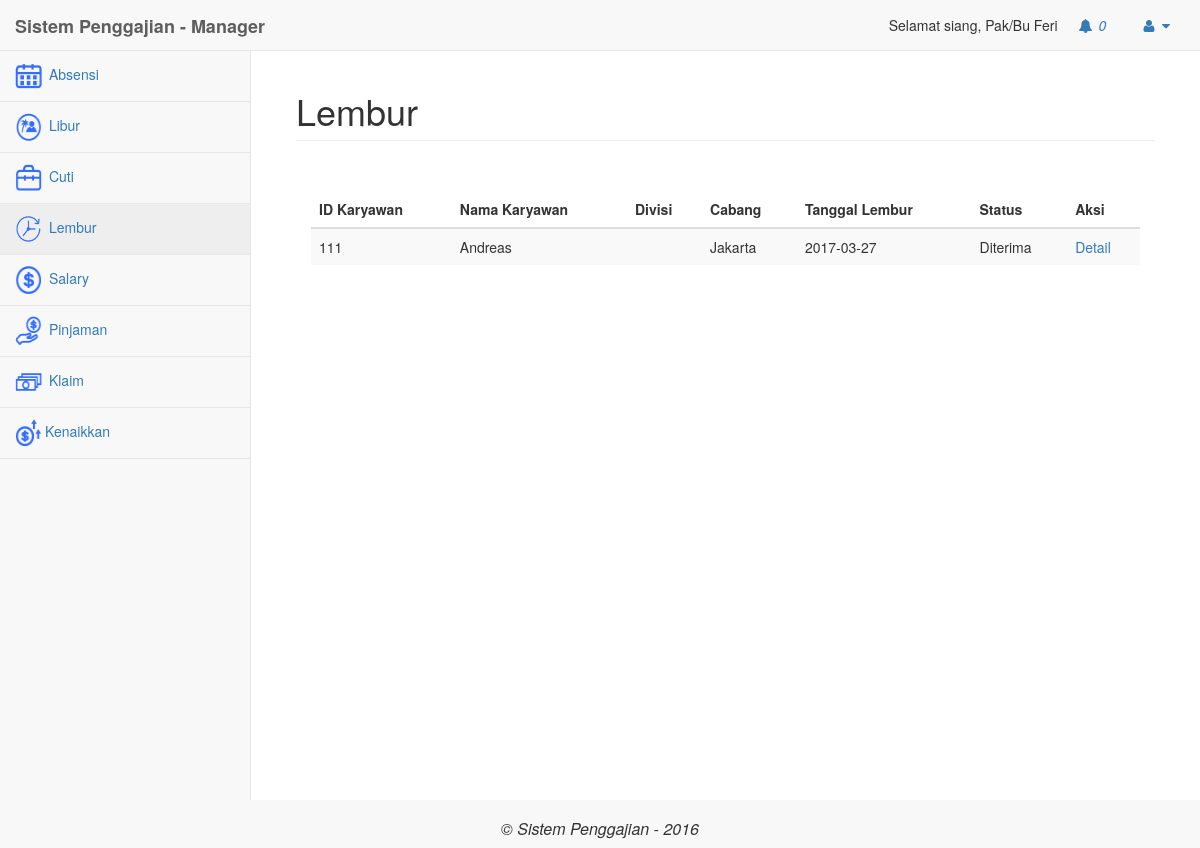
Page /manager/index.php?modul=lembur (signed in) on the committed database.
### tables this page shows
CREATE TABLE `user` (
  `Id_User` int(11) NOT NULL,
  `Email` varchar(50) NOT NULL,
  `Password` varchar(30) NOT NULL,
  `Tgl_Lahir` date NOT NULL,
  `Nama` text NOT NULL,
  `status` varchar(20) NOT NULL,
  `Tgl_Join` date NOT NULL,
  `Jabatan` varchar(20) NOT NULL,
  `id_divisi` int(11) NOT NULL,
  `no_rekening` varchar(20) NOT NULL,
  `cabang` varchar(50) NOT NULL,
  `Level` int(11) NOT NULL,
  `gaji_pokok` int(11) NOT NULL,
  `tipe` varchar(50) NOT NULL,
  `tanggungan` int(3) NOT NULL
);

CREATE TABLE `lembur` (
  `id` int(11) NOT NULL,
  `id_karyawan` int(11) NOT NULL,
  `id_divisi` int(11) NOT NULL,
  `cabang` varchar(50) NOT NULL,
  `level` int(2) NOT NULL,
  `tanggal` date NOT NULL,
  `periode` varchar(50) NOT NULL,
  `tipe` varchar(20) NOT NULL,
  `uraian` text NOT NULL,
  `status` varchar(20) NOT NULL
);

### manager/mod_lembur/lembur.php (the view, shortened to what this page needs)
<?php
	if(isset($_GET['act'])){
		$act = $_GET['act'];
	}else{
		$act="";
	}
require_once("../config/koneksi.php");
	switch($act){
		default:?>
			<div class="panel-body">
				<div class="table-responsive">
					<table class="table table-striped">
						<thead>
						<tr>
							<th>ID Karyawan</th>
							<th>Nama Karyawan</th>
							<th>Divisi</th>
							<th>Cabang</th>
							<th>Tanggal Lembur</th>
							<th>Status</th>
							<th>Aksi</th>
						</tr>
						</thead>
						<tbody>
			<?php
							$query = "SELECT * FROM lembur order by id";
							$hasil = mysqli_query($k, $query);
							while ($b = mysqli_fetch_assoc($hasil)){
								$query2 = mysqli_query($k,"SELECT * FROM user where Id_User = '".$b['id_karyawan']."'");
								$data_karyawan =  mysqli_fetch_assoc($query2);
							?>
								<tr>
									<td>
										<?php echo $b['id_karyawan']; ?>
									</td>
									<td>
										<?php echo $data_karyawan['Nama'];?>
									</td>
									<td>
									</td>
									<td>
										<?php echo $data_karyawan['cabang'];?>
									</td>
									<td>
										<?php echo $b['tanggal']; ?>
									</td>
									<td>
										<?php echo $b['status']; ?>
									</td>
									<td><a href="?modul=lembur&act=detailLembur&id=<?php echo $b['id']; ?>">Detail</a></td>
								</tr>
						<?php
							}
						?>
							</tbody>
					</table>
				</div>
			</div>
	<?php
	break;
	}
?>

### manager/index.php (shortened to what this page needs)
<?php
if(isset($_SESSION['login']) && $_SESSION['login'] == true){
	?>
	<?php
	require_once("../config/koneksi.php");
	$sql ="SELECT * FROM user WHERE Id_User=$_SESSION[id_karyawan]";
	$hasil2 = mysqli_query($k, $sql);
	$nama = mysqli_fetch_assoc($hasil2);
?>
<!DOCTYPE html>
<html lang="en">
<head>
    <link href="../libs/bower_components/bootstrap/dist/css/bootstrap.min.css" rel="stylesheet">
    <link href="../libs/bower_components/metisMenu/dist/metisMenu.min.css" rel="stylesheet">
    <link href="../libs/dist/css/sb-admin-2.css" rel="stylesheet">
    <link href="../libs/bower_components/font-awesome/css/font-awesome.min.css" rel="stylesheet" type="text/css">
</head>
<body>
<?php
	$sql_notifikasi1 = mysqli_query($k,"SELECT * FROM notifikasi WHERE level = '1' AND isRead = 'n'");
?>
    <div id="wrapper">
        <nav class="navbar navbar-default navbar-static-top" role="navigation" style="margin-bottom: 0">
            <div class="navbar-header">
                <a class="navbar-brand" href="index.php"><b>Sistem Penggajian - Manager</b></a>
            </div>
            <ul class="nav navbar-top-links navbar-right">
				<?php echo "Selamat siang, Pak/Bu ".$nama['Nama'];?>
                <li class="dropdown" onclick="notif()">
                    <a class="dropdown-toggle" data-toggle="dropdown" href="#">
                        <i class="fa fa-bell fa-fw"></i>
							<i id="cekNotif"><?php echo mysqli_num_rows($sql_notifikasi1); ?></i>
                    </a>
                </li>
                <li class="dropdown">
                    <a class="dropdown-toggle" data-toggle="dropdown" href="#">
                        <i class="fa fa-user fa-fw"></i>  <i class="fa fa-caret-down"></i>
                    </a>
                </li>
            </ul>
<div class="navbar-default sidebar" role="navigation">
                <div class="sidebar-nav navbar-collapse">
                    <ul class="nav" id="side-menu">
                       <li>
									<a href="?modul=absensi"><span class="icon-navigasi"><img src="../libs/images/icon-absensi.png" class=""/></span> Absensi</a>
								</li>
								<li>
									<a href="?modul=libur"><span class="icon-navigasi"><img src="../libs/images/icon-libur.png" class=""/></span> Libur</a>
								</li>
								<li>
									<a href="?modul=cuti"><span class="icon-navigasi"><img src="../libs/images/icon-cuti.png" class=""/></span> Cuti</a>
								</li>
								<li>
									<a href="?modul=lembur"><span class="icon-navigasi"><img src="../libs/images/icon-lembur.png" class=""/></span> Lembur</a>
								</li>
								<li>
									<a href="?modul=salary"><span class="icon-navigasi"><img src="../libs/images/icon-salary.png" class=""/></span> Salary</a>
								</li>
								<li>
									<a href="?modul=pinjaman"><span class="icon-navigasi"><img src="../libs/images/icon-loan.png" class=""/></span> Pinjaman</a>
								</li>
								<li>
									<a href="?modul=klaim"><span class="icon-navigasi"><img src="../libs/images/icon-klaim.png" class=""/></span> Klaim</a>
								</li>
								<li>
									<a href="?modul=kenaikkan"><span class="icon-navigasi"><img src="../libs/images/icon-kenaikkan.png" class=""/></span>Kenaikkan </a>
								</li>
                    </ul>
                </div>
            </div>
        </nav>
	<?php
	if(isset($_GET['modul'])){
		$modul = $_GET['modul'];
	}else{
		$modul="";
	}
?>
        <div id="page-wrapper">
            <div class="container-fluid">
               <div class="row">
                     <div class="col-lg-12">
                        <h1 class="page-header"><?php
							if($modul != ""){
								if($modul == "kenaikkan"){
									$judul = "Kenaikkan Gaji";
								}elseif($modul == "pinjaman"){
									$judul = "Pinjaman";
								}elseif($modul == "absensi"){
									$judul = "Absensi";
								}elseif($modul == "libur"){
									$judul = "Libur";
								}elseif($modul == "cuti"){
									$judul = "Cuti";
								}elseif($modul == "lembur"){
									$judul = "Lembur";
								}elseif($modul == "salary"){
									$judul = "Salary";
								}elseif($modul == "klaim"){
									$judul = "Klaim";
								}elseif($modul == "user"){
									$judul = "User";
								}elseif($modul == "penilaian"){
									$judul = "Penilaian";
								}elseif($modul == "karyawanPinjaman"){
									$judul = "Pinjaman - Karyawan";
								}elseif($modul == "karyawanKenaikkan"){
									$judul = "Kenaikkan Gaji - Karyawan";
								}elseif($modul == "karyawanKlaim"){
									$judul = "Klaim - Karyawan";
								}elseif($modul == "karyawanCuti"){
									$judul = "Cuti - Karyawan";
								}elseif($modul == "karyawanSalary"){
									$judul = "Salary - Karyawan";
								}elseif($modul == "karyawanLembur"){
									$judul = "Lembur - Karyawan";
								}elseif($modul == "karyawanLibur"){
									$judul = "Libur - Karyawan";
								}elseif($modul == "karyawanAbsensi"){
									$judul = "Absensi - Karyawan";
								}elseif($modul == "notifikasi"){
									$judul = "Notifikasi";
								}elseif($modul == "profile"){
									$judul = "User Profile";
								}
							}else{
								$judul = "Dashboard";
								$modul = "dashboard";
							}
							echo $judul;
						?></h1>
                    </div>
				</div>
					<div class="row">
						<div class="panel-body">
<?php
switch($modul){
	?>
<?php
	case "lembur" :
		include "mod_lembur/lembur.php";
	break;
}
?>
                        </div>
                    </div>
            </div>
        </div>
			</div>
		<div class="navbar-header" style="width:100%">
            <h1 style="font-size: 16px; text-align: center;"><i>&copy; Sistem Penggajian - 2016</i> </h1>
        </div>
</body>
</html>
<?php
}
else{
	header("Location:../index.php");
}
?>

### manager/index.php (style rules this page uses)
.icon-navigasi img { width: 30px; height: 30px; padding-right:3px; }

### rows in the picture
user: Nama "Feri"
lembur: id_karyawan "111", user.Nama "Andreas", user.cabang "Jakarta", tanggal "2017-03-27", status "Diterima"

### other values in the picture
mysqli_num_rows($sql_notifikasi1) "0"
$judul "Lembur"
